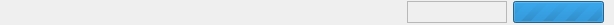
<?xml version="1.0" encoding="UTF-8"?>
<ui version="4.0">
 <class>Form</class>
 <widget class="QWidget" name="Form">
  <property name="geometry">
   <rect>
    <x>0</x>
    <y>0</y>
    <width>614</width>
    <height>25</height>
   </rect>
  </property>
  <property name="windowTitle">
   <string>Form</string>
  </property>
  <layout class="QGridLayout" name="gridLayout_2">
   <property name="leftMargin">
    <number>0</number>
   </property>
   <property name="topMargin">
    <number>0</number>
   </property>
   <property name="rightMargin">
    <number>0</number>
   </property>
   <property name="bottomMargin">
    <number>0</number>
   </property>
   <item row="0" column="0">
    <layout class="QGridLayout" name="gridLayout">
     <item row="0" column="2">
      <widget class="QProgressBar" name="pb_progressbar">
       <property name="sizePolicy">
        <sizepolicy hsizetype="Fixed" vsizetype="Fixed">
         <horstretch>0</horstretch>
         <verstretch>0</verstretch>
        </sizepolicy>
       </property>
       <property name="maximum">
        <number>0</number>
       </property>
       <property name="value">
        <number>-1</number>
       </property>
       <property name="textVisible">
        <bool>false</bool>
       </property>
       <property name="orientation">
        <enum>Qt::Horizontal</enum>
       </property>
       <property name="invertedAppearance">
        <bool>false</bool>
       </property>
      </widget>
     </item>
     <item row="0" column="0">
      <spacer name="horizontalSpacer">
       <property name="orientation">
        <enum>Qt::Horizontal</enum>
       </property>
       <property name="sizeHint" stdset="0">
        <size>
         <width>40</width>
         <height>10</height>
        </size>
       </property>
      </spacer>
     </item>
     <item row="0" column="1">
      <widget class="QLabel" name="edt_msg">
       <property name="minimumSize">
        <size>
         <width>100</width>
         <height>0</height>
        </size>
       </property>
       <property name="frameShape">
        <enum>QFrame::StyledPanel</enum>
       </property>
       <property name="frameShadow">
        <enum>QFrame::Raised</enum>
       </property>
       <property name="text">
        <string/>
       </property>
       <property name="textFormat">
        <enum>Qt::PlainText</enum>
       </property>
       <property name="alignment">
        <set>Qt::AlignRight|Qt::AlignTrailing|Qt::AlignVCenter</set>
       </property>
      </widget>
     </item>
     <item row="0" column="3">
      <spacer name="horizontalSpacer_2">
       <property name="orientation">
        <enum>Qt::Horizontal</enum>
       </property>
       <property name="sizeType">
        <enum>QSizePolicy::Fixed</enum>
       </property>
       <property name="sizeHint" stdset="0">
        <size>
         <width>10</width>
         <height>20</height>
        </size>
       </property>
      </spacer>
     </item>
    </layout>
   </item>
  </layout>
 </widget>
 <resources/>
 <connections/>
</ui>
